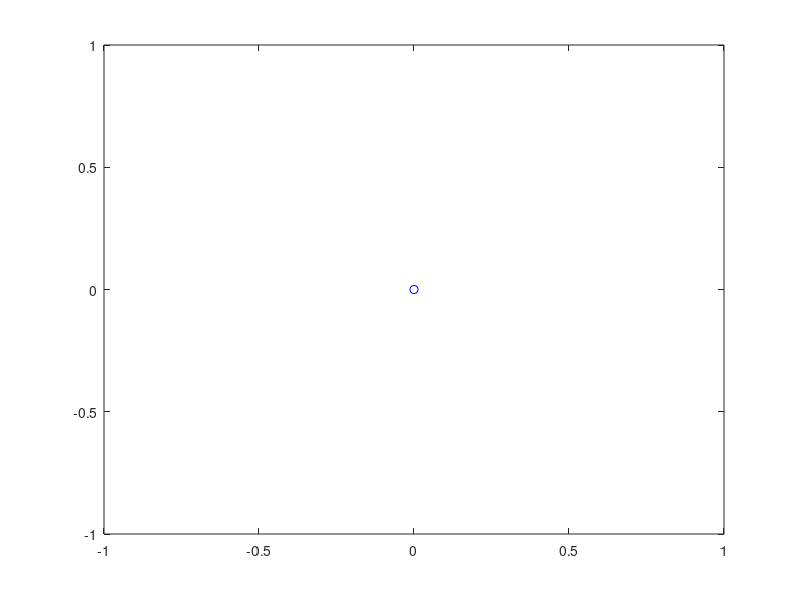

Write MATLAB code to recreate this figure. (Note: this script raises an error after producing the figure.)
Xt_1 = [0, 0, 0];
figure(1);
plot(Xt_1(1), Xt_1(2), '-bo');
hold on;
delT = 1;
alphas = [0.1, 0.1, 0.05, 0.05, 1, 1];
ut = [10, pi/4];
which_dist = 0;

no_of_iterations = 5000;
Xt = [];
for i = 1:no_of_iterations
    Xt = [Xt; sample_motion_model_velocity(ut, Xt_1, delT, alphas, which_dist)'];
end
figure(1);
plot3(Xt(:, 1), Xt(:, 2),...
    zeros(length(Xt), 1), '.r');
xlim([-15, 15]);
ylim([-15, 15]);
axis square;
grid;
hold off;
xlabel('X');
ylabel('Y');
